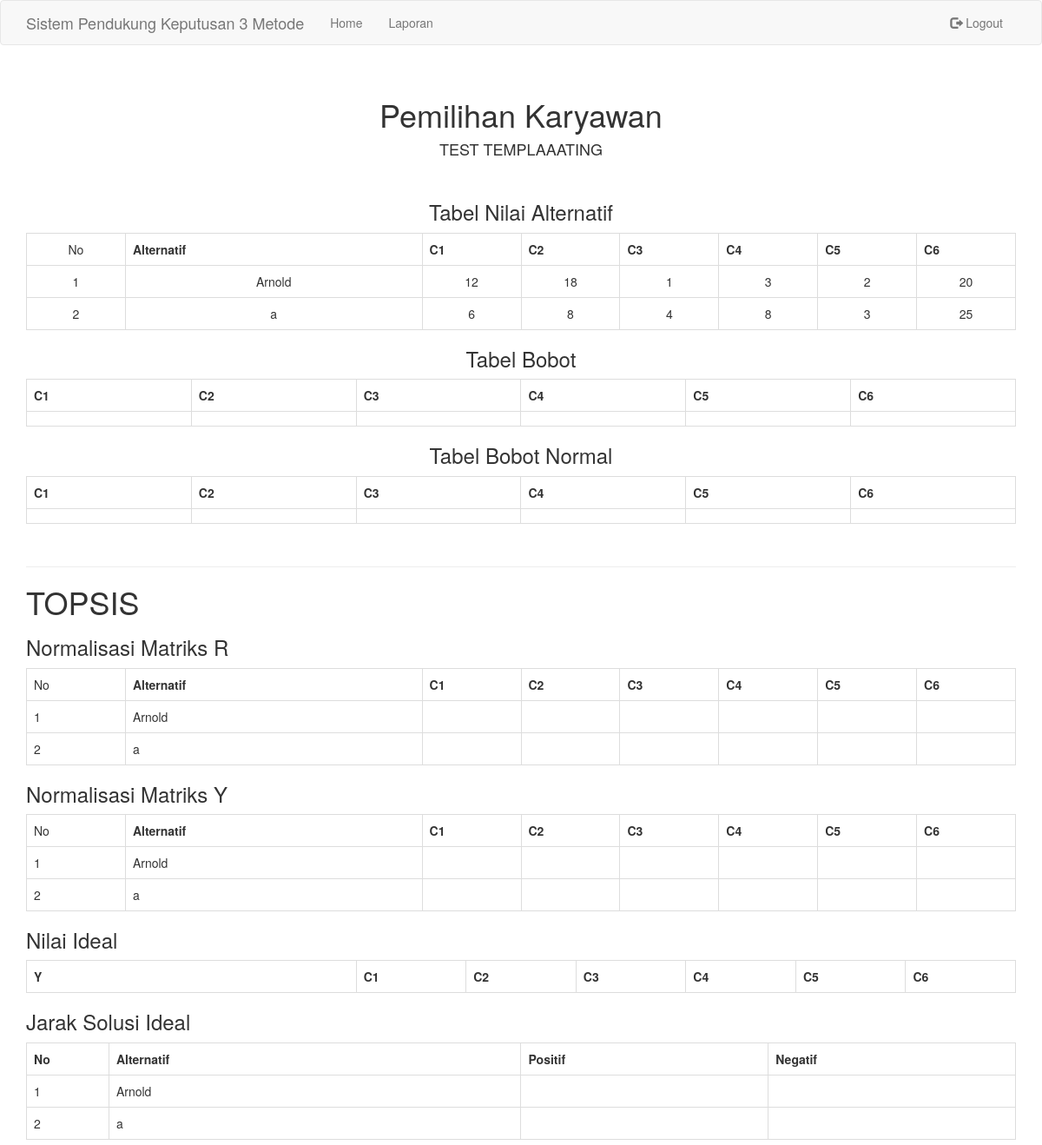
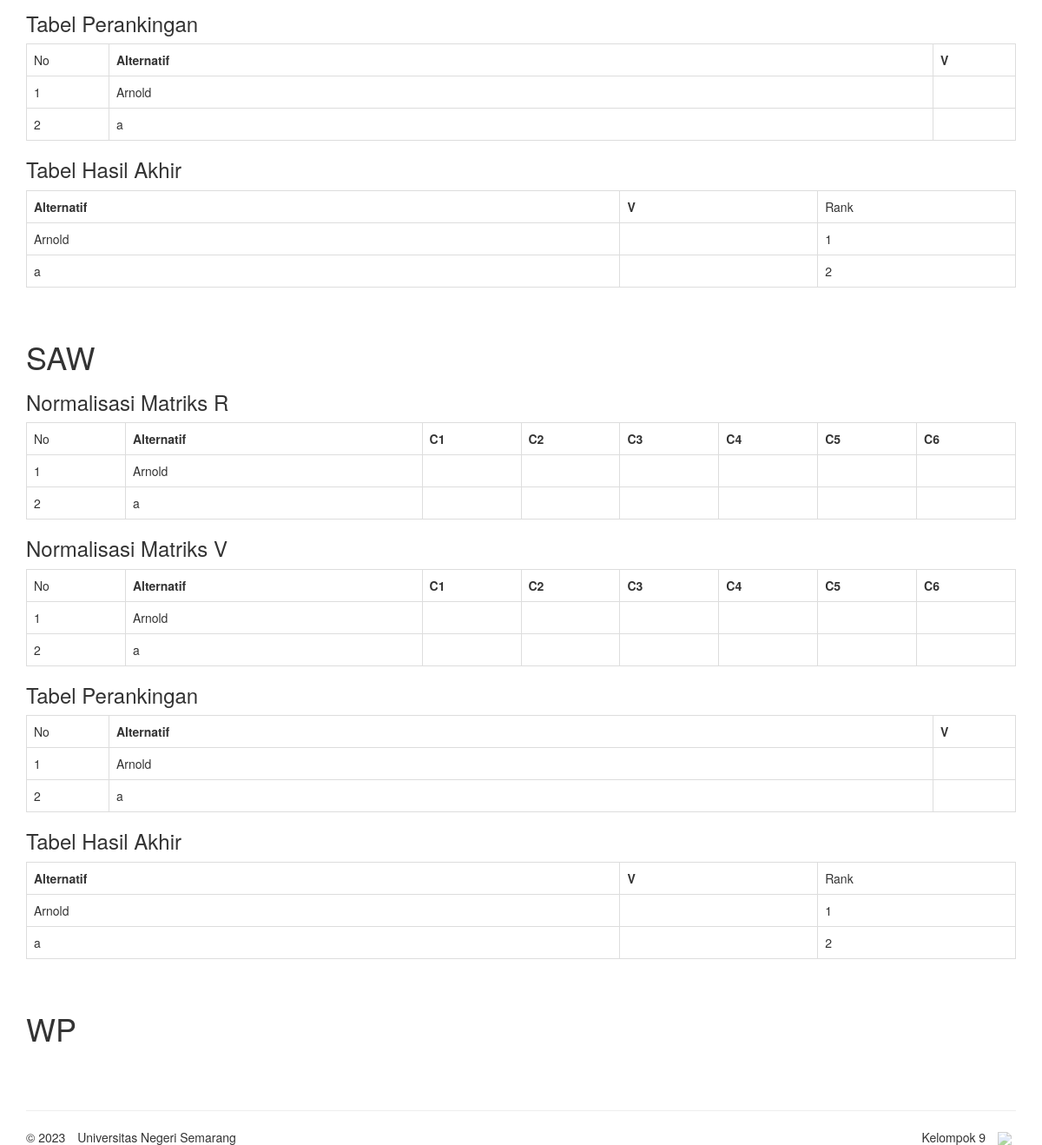
The page /detail-laporan.php?id=21 (signed in) on the database its author committed (2 pictures, top to bottom).
### tables this page shows
CREATE TABLE `pemilihan` (
  `id` int(11) NOT NULL,
  `keterangan` varchar(255) NOT NULL,
  `tanggal` date NOT NULL,
  `status` varchar(20) NOT NULL
);

CREATE TABLE `nilai` (
  `id_pemilihan` int(11) NOT NULL,
  `c1` double NOT NULL,
  `c2` double NOT NULL,
  `c3` double NOT NULL,
  `c4` double NOT NULL,
  `c5` double NOT NULL,
  `c6` double NOT NULL
);

CREATE TABLE `alternatif` (
  `id_pemilihan` int(11) NOT NULL,
  `alternatif` varchar(255) NOT NULL
);

### detail-laporan.php (the view, shortened to what this page needs)
<?php
require './includes/config.php';
$req = $dbc->prepare("SELECT * FROM pemilihan WHERE id = ?");
$req->bindParam(1, $_GET['id']);
$req->execute();
$pemilihan = $req->fetch();
$req = $dbc->prepare("SELECT * FROM alternatif WHERE id_pemilihan = ?");
$req->bindParam(1, $_GET['id']);
$req->execute();
$alternatif = $req->fetchAll();
$req = $dbc->prepare("SELECT * FROM nilai WHERE id_pemilihan = ?");
$req->bindParam(1, $_GET['id']);
$req->execute();
$nilai = $req->fetchAll();
$req = $dbc->prepare("SELECT * FROM bobot WHERE id_pemilihan = ?");
$req->bindParam(1, $_GET['id']);
$req->execute();
$bobot = $req->fetch();
$req = $dbc->prepare("SELECT * FROM bobot_normal WHERE id_pemilihan = ?");
$req->bindParam(1, $_GET['id']);
$req->execute();
$bobot_normal = $req->fetch();
$req = $dbc->prepare("SELECT * FROM matrik_r WHERE id_pemilihan = ?");
$req->bindParam(1, $_GET['id']);
$req->execute();
$r = $req->fetchAll();
$req = $dbc->prepare("SELECT * FROM matrik_y WHERE id_pemilihan = ?");
$req->bindParam(1, $_GET['id']);
$req->execute();
$y = $req->fetchAll();
$req = $dbc->prepare("SELECT * FROM jarak_solusi_ideal WHERE id_pemilihan = ?");
$req->bindParam(1, $_GET['id']);
$req->execute();
$d = $req->fetchAll();
$req = $dbc->prepare("SELECT * FROM ranking WHERE id_pemilihan = ?");
$req->bindParam(1, $_GET['id']);
$req->execute();
$v = $req->fetchAll();
$req = $dbc->prepare("SELECT * FROM matrik_r_saw WHERE id_pemilihan = ?");
$req->bindParam(1, $_GET['id']);
$req->execute();
$rs = $req->fetchAll();
$req = $dbc->prepare("SELECT * FROM matrik_v_saw WHERE id_pemilihan = ?");
$req->bindParam(1, $_GET['id']);
$req->execute();
$ys = $req->fetchAll();
$req = $dbc->prepare("SELECT * FROM ranking_saw WHERE id_pemilihan = ?");
$req->bindParam(1, $_GET['id']);
$req->execute();
$vs = $req->fetchAll();
include './includes/header.php';
?>
<div class="col-md-12">
    <div class="page-header text-center">
        <h1>Pemilihan Karyawan</h1>
        <h4><?php echo $pemilihan['keterangan']; ?></h4>
    <br>
    <h3>Tabel Nilai Alternatif</h3>
    <table class="table table-bordered">
        <tr>
            <td class="col-md-1">No</td>
            <th class="col-md-3">Alternatif</th>
            <th class="col-md-1">C1</th>
            <th class="col-md-1">C2</th>
            <th class="col-md-1">C3</th>
            <th class="col-md-1">C4</th>
            <th class="col-md-1">C5</th>
            <th class="col-md-1">C6</th>
        </tr>
        <?php
        for($i = 0; $i < count($alternatif); $i++) {
            echo '<tr>
                    <td class="col-md-1">'.($i+1).'</td>
                    <td class="col-md-3">'.$alternatif[$i]['alternatif'].'</td>
                    <td class="col-md-1">'.$nilai[$i]['c1'].'</td>
                    <td class="col-md-1">'.$nilai[$i]['c2'].'</td>
                    <td class="col-md-1">'.$nilai[$i]['c3'].'</td>
                    <td class="col-md-1">'.$nilai[$i]['c4'].'</td>
                    <td class="col-md-1">'.$nilai[$i]['c5'].'</td>
                    <td class="col-md-1">'.$nilai[$i]['c6'].'</td>
                </tr>';
        }
        ?>
    </table>
    <h3>Tabel Bobot</h3>
    <table class="table table-bordered">
        <tr>
            <th class="col-md-2">C1</th>
            <th class="col-md-2">C2</th>
            <th class="col-md-2">C3</th>
            <th class="col-md-2">C4</th>
            <th class="col-md-2">C5</th>
            <th class="col-md-2">C6</th>
        </tr>
        <?php
        echo '<tr>
                <td class="col-md-1">'.$bobot['c1'].'</td>
                <td class="col-md-1">'.$bobot['c2'].'</td>
                <td class="col-md-1">'.$bobot['c3'].'</td>
                <td class="col-md-1">'.$bobot['c4'].'</td>
                <td class="col-md-1">'.$bobot['c5'].'</td>
                <td class="col-md-1">'.$bobot['c6'].'</td>
            </tr>';
        ?>
    </table>
    <h3>Tabel Bobot Normal</h3>
    <table class="table table-bordered">
        <tr>
            <th class="col-md-2">C1</th>
            <th class="col-md-2">C2</th>
            <th class="col-md-2">C3</th>
            <th class="col-md-2">C4</th>
            <th class="col-md-2">C5</th>
            <th class="col-md-2">C6</th>
        </tr>
        <?php
        echo '<tr>
                <td class="col-md-1">'.$bobot_normal['c1'].'</td>
                <td class="col-md-1">'.$bobot_normal['c2'].'</td>
                <td class="col-md-1">'.$bobot_normal['c3'].'</td>
                <td class="col-md-1">'.$bobot_normal['c4'].'</td>
                <td class="col-md-1">'.$bobot_normal['c5'].'</td>
                <td class="col-md-1">'.$bobot_normal['c6'].'</td>
            </tr>';
        ?>
    </table>
    <br>
    </div>
    <div>
        <div>
            <h1>TOPSIS</h1>
        </div>
        <h3>Normalisasi Matriks R</h3>
        <table class="table table-bordered">
            <tr>
                <td class="col-md-1">No</td>
                <th class="col-md-3">Alternatif</th>
                <th class="col-md-1">C1</th>
                <th class="col-md-1">C2</th>
                <th class="col-md-1">C3</th>
                <th class="col-md-1">C4</th>
                <th class="col-md-1">C5</th>
                <th class="col-md-1">C6</th>
            </tr>
            <?php
            for($i = 0; $i < count($alternatif); $i++) {
                echo '<tr>
                        <td class="col-md-1">'.($i+1).'</td>
                        <td class="col-md-3">'.$alternatif[$i]['alternatif'].'</td>
                        <td class="col-md-1">'.$r[$i]['c1'].'</td>
                        <td class="col-md-1">'.$r[$i]['c2'].'</td>
                        <td class="col-md-1">'.$r[$i]['c3'].'</td>
                        <td class="col-md-1">'.$r[$i]['c4'].'</td>
                        <td class="col-md-1">'.$r[$i]['c5'].'</td>
                        <td class="col-md-1">'.$r[$i]['c6'].'</td>
                    </tr>';
            }
            ?>
        </table>
        <h3>Normalisasi Matriks Y</h3>
        <table class="table table-bordered">
            <tr>
                <td class="col-md-1">No</td>
                <th class="col-md-3">Alternatif</th>
                <th class="col-md-1">C1</th>
                <th class="col-md-1">C2</th>
                <th class="col-md-1">C3</th>
                <th class="col-md-1">C4</th>
                <th class="col-md-1">C5</th>
                <th class="col-md-1">C6</th>
            </tr>
            <?php
            for($i = 0; $i < count($alternatif); $i++) {
                echo '<tr>
                        <td class="col-md-1">'.($i+1).'</td>
                        <td class="col-md-3">'.$alternatif[$i]['alternatif'].'</td>
                        <td class="col-md-1">'.$y[$i]['c1'].'</td>
                        <td class="col-md-1">'.$y[$i]['c2'].'</td>
                        <td class="col-md-1">'.$y[$i]['c3'].'</td>
                        <td class="col-md-1">'.$y[$i]['c4'].'</td>
                        <td class="col-md-1">'.$y[$i]['c5'].'</td>
                        <td class="col-md-1">'.$y[$i]['c6'].'</td>
                    </tr>';
            }
            ?>
        </table>
        <h3>Nilai Ideal</h3>
        <table class="table table-bordered">
            <tr>
                <th class="col-md-3">Y</th>
                <th class="col-md-1">C1</th>
                <th class="col-md-1">C2</th>
                <th class="col-md-1">C3</th>
                <th class="col-md-1">C4</th>
                <th class="col-md-1">C5</th>
                <th class="col-md-1">C6</th>
            </tr>
        </table>
        <h3>Jarak Solusi Ideal</h3>
        <table class="table table-bordered">
            <tr>
                <th class="col-md-1">No</th>
                <th class="col-md-5">Alternatif</th>
                <th class="col-md-3">Positif</th>
                <th class="col-md-3">Negatif</th>
            </tr>
            <?php
            for ($i = 0; $i < count($alternatif); $i++) {
                echo '<tr>
                        <td class="col-md-1">'.($i+1).'</td>
                        <td class="col-md-5">'.$alternatif[$i]['alternatif'].'</td>
                        <td class="col-md-3">'.$d[$i]['positif'].'</td>
                        <td class="col-md-3">'.$d[$i]['negatif'].'</td>
                    </tr>';
            }
            ?>
        </table>
        <h3>Tabel Perankingan</h3>
        <table class="table table-bordered">
            <tr>
                <td class="col-md-1">No</td>
                <th class="col-md-3">Alternatif</th>
                <th class="col-md-1">V</th>
            </tr>
            <?php
            for($i = 0; $i < count($alternatif); $i++) {
                echo '<tr>
                        <td class="col-md-1">'.($i+1).'</td>
                        <td class="col-md-10">'.$alternatif[$i]['alternatif'].'</td>
                        <td class="col-md-1">'.$v[$i]['v'].'</td>
                    </tr>';
            }
            ?>
        </table>
        <?php
        $hasiltopsis = array();
        for($i = 0; $i < count($alternatif); $i++) {
            $hasiltopsis[] = array(
                "alternatif" => $alternatif[$i]['alternatif'],
                "v" => $v[$i]['v']
            );
        }
        usort($hasiltopsis, function($a, $b) {
            return $a['v'] < $b['v'];
        });
        ?>
        <h3>Tabel Hasil Akhir</h3>
        <table class="table table-bordered">
            <tr>
                <th class="col-md-3">Alternatif</th>
                <th class="col-md-1">V</th>
                <td class="col-md-1">Rank</td>
            </tr>
            <?php
            for($i = 0; $i < count($hasiltopsis); $i++) {
                echo '<tr>
                        <td class="col-md-3">'.$hasiltopsis[$i]['alternatif'].'</td>
                        <td class="col-md-1">'.$hasiltopsis[$i]['v'].'</td>
                        <td class="col-md-1">'.($i+1).'</td>
                    </tr>';
            }
            ?>
        </table>
    </div>
    <br>
    <div>
        <div>
            <h1>SAW</h1>
        </div>
        <h3>Normalisasi Matriks R</h3>
        <table class="table table-bordered">
            <tr>
                <td class="col-md-1">No</td>
                <th class="col-md-3">Alternatif</th>
                <th class="col-md-1">C1</th>
                <th class="col-md-1">C2</th>
                <th class="col-md-1">C3</th>
                <th class="col-md-1">C4</th>
                <th class="col-md-1">C5</th>
                <th class="col-md-1">C6</th>
            </tr>
            <?php
            for($i = 0; $i < count($alternatif); $i++) {
                echo '<tr>
                        <td class="col-md-1">'.($i+1).'</td>
                        <td class="col-md-3">'.$alternatif[$i]['alternatif'].'</td>
                        <td class="col-md-1">'.$rs[$i]['c1'].'</td>
                        <td class="col-md-1">'.$rs[$i]['c2'].'</td>
                        <td class="col-md-1">'.$rs[$i]['c3'].'</td>
                        <td class="col-md-1">'.$rs[$i]['c4'].'</td>
                        <td class="col-md-1">'.$rs[$i]['c5'].'</td>
                        <td class="col-md-1">'.$rs[$i]['c6'].'</td>
                    </tr>';
            }
            ?>
        </table>
        <h3>Normalisasi Matriks V</h3>
        <table class="table table-bordered">
            <tr>
                <td class="col-md-1">No</td>
                <th class="col-md-3">Alternatif</th>
                <th class="col-md-1">C1</th>
                <th class="col-md-1">C2</th>
                <th class="col-md-1">C3</th>
                <th class="col-md-1">C4</th>
                <th class="col-md-1">C5</th>
                <th class="col-md-1">C6</th>
            </tr>
            <?php
            for($i = 0; $i < count($alternatif); $i++) {
                echo '<tr>
                        <td class="col-md-1">'.($i+1).'</td>
                        <td class="col-md-3">'.$alternatif[$i]['alternatif'].'</td>
                        <td class="col-md-1">'.$ys[$i]['c1'].'</td>
                        <td class="col-md-1">'.$ys[$i]['c2'].'</td>
                        <td class="col-md-1">'.$ys[$i]['c3'].'</td>
                        <td class="col-md-1">'.$ys[$i]['c4'].'</td>
                        <td class="col-md-1">'.$ys[$i]['c5'].'</td>
                        <td class="col-md-1">'.$ys[$i]['c6'].'</td>
                    </tr>';
            }
            ?>
        </table>
        <h3>Tabel Perankingan</h3>
        <table class="table table-bordered">
            <tr>
                <td class="col-md-1">No</td>
                <th class="col-md-3">Alternatif</th>
                <th class="col-md-1">V</th>
            </tr>
            <?php
            for($i = 0; $i < count($alternatif); $i++) {
                echo '<tr>
                        <td class="col-md-1">'.($i+1).'</td>
                        <td class="col-md-10">'.$alternatif[$i]['alternatif'].'</td>
                        <td class="col-md-1">'.$vs[$i]['vs'].'</td>
                    </tr>';
            }
            ?>
        </table>
        <?php
        $hasilsaw = array();
        for($i = 0; $i < count($alternatif); $i++) {
            $hasilsaw[] = array(
                "alternatif" => $alternatif[$i]['alternatif'],
                "vs" => $vs[$i]['vs']
            );
        }
        usort($hasilsaw, function($a, $b) {
            return $a['vs'] < $b['vs'];
        });
        ?>
        <h3>Tabel Hasil Akhir</h3>
        <table class="table table-bordered">
            <tr>
                <th class="col-md-3">Alternatif</th>
                <th class="col-md-1">V</th>
                <td class="col-md-1">Rank</td>
            </tr>
            <?php
            for($i = 0; $i < count($hasilsaw); $i++) {
                echo '<tr>
                        <td class="col-md-3">'.$hasilsaw[$i]['alternatif'].'</td>
                        <td class="col-md-1">'.$hasilsaw[$i]['vs'].'</td>
                        <td class="col-md-1">'.($i+1).'</td>
                    </tr>';
            }
            ?>
        </table>
    </div>
    <br>
    <div>
        <div>
            <h1>WP</h1>
        </div>
    </div>
</div>
<?php
include './includes/footer.php';
?>

### css/styles.css (style rules this page uses)
html { position: relative; min-height: 100%; }
body { margin-bottom: 60px; }

### rows shown on the page
pemilihan: keterangan "TEST TEMPLAAATING"
nilai: c1 "12", c2 "18", c3 "1", c4 "3", c5 "2", c6 "20"
alternatif: alternatif "Arnold"
nilai: c1 "6", c2 "8", c3 "4", c4 "8", c5 "3", c6 "25"
alternatif: alternatif "a"

### other values the page prints
$key "Home"
$key "Laporan"
$hasiltopsis[$i]['alternatif'] "Arnold"
$hasiltopsis[$i]['alternatif'] "a"
$hasilsaw[$i]['alternatif'] "Arnold"
$hasilsaw[$i]['alternatif'] "a"
